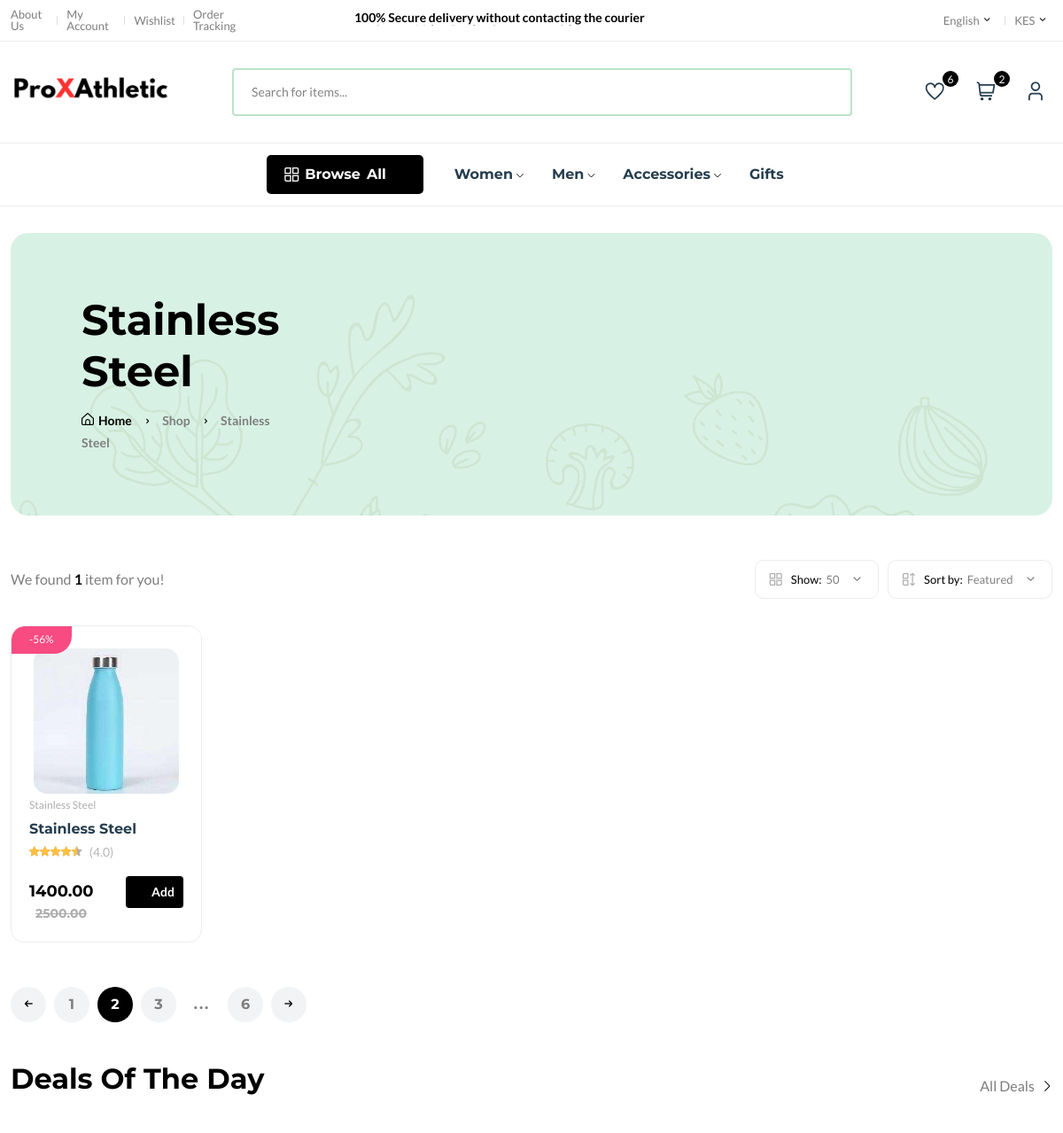
Before: /category/catgb2e22b6a6 (upper part) with the older database file.
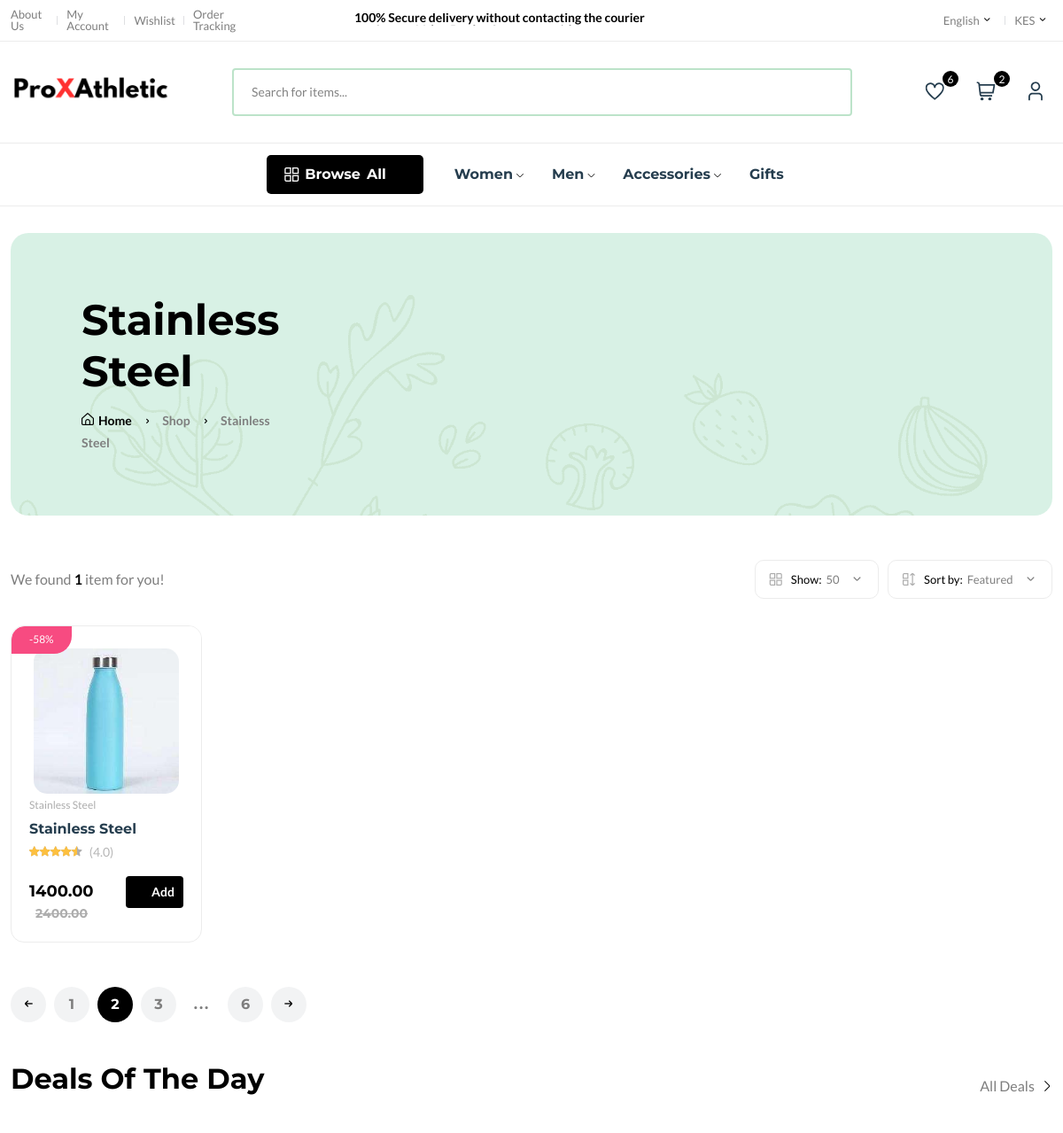
After: the same page with the newer database file.
### prossyApp/models.py (models this page shows, shortened)
class Product(models.Model):
    pid = ShortUUIDField(unique=True, length=10, max_length=20, prefix="prd", alphabet="abcdefg123456")
    title = models.CharField(max_length=100, default="Pink Bottle")
    image = models.ImageField(upload_to="user_direcotry_path", default="product.jpg")
    description = RichTextUploadingField(null=True, blank=True, default="This is the product")
    category = models.ForeignKey(Category, on_delete=models.SET_NULL, null=True, related_name="category")
    user = models.ForeignKey(User, on_delete=models.SET_NULL, null=True)
    price = models.DecimalField(max_digits= 999999999, decimal_places=2, default="1000.00")
    old_price = models.DecimalField(max_digits= 999999999, decimal_places=2, default="1500.00")
    specifications = RichTextUploadingField(null=True, blank=True, default="This is pink, like barbie")
    type = models.CharField(max_length=100, default="Bottle",  null=True, blank=True)
    stock_count = models.CharField(max_length=100, default="10", null=True, blank=True)
    tags = TaggableManager(blank=True)
    product_status = models.CharField(choices=STATUS, max_length=10, default="in_review")
    status = models.BooleanField(default=True)
    in_stock = models.BooleanField(default=True)
    featured = models.BooleanField(default=False)
    digital = models.BooleanField(default=False)
    sku = ShortUUIDField(unique=True, length=4, max_length=10, prefix="sku", alphabet="1234567890")
    date = models.DateTimeField(auto_now_add=True)
    updated = models.DateTimeField(null=True, blank=True)
    class Meta:
        verbose_name_plural = "Products"
    def get_percentage(self):
        new_price = (self.price / self.old_price ) * 100
        return new_price

class Category(models.Model):
    cid = ShortUUIDField(unique=True, length=10, max_length=20, prefix="cat", alphabet="abcdefg123456")
    title = models.CharField(max_length=100, default="Pink")
    image = models.ImageField(upload_to="category", default="category.jpg")
    class Meta:
        verbose_name_plural = "Categories"
    def __str__(self):
        return self.title

### prossyApp/views.py (the view)
# urls.py: path("category/<cid>", category_product_list_view, name="category-product-list"),
def category_product_list_view(request, cid):
    category = Category.objects.get(cid=cid)
    products = Product.objects.filter(product_status="published", category=category)
    context = {
        "category": category,
        "products": products,
    }
    return render (request, "core/category-product-list.html", context)

### prossyApp/context_processor.py (called while the page is built)
def default(request):
    categories = Category.objects.all()
    try:
        address = Address.objects.get(user=request.user)
    except:
        address = None
    return {
        'categories': categories,
        'address':address,
    }

### templates/core/category-product-list.html (shortened to what the changed rows need)
    {% extends 'partials/base.html' %}
    {% load static %}
    {% block content %}
    <main class="main">
        <div class="page-header mt-30 mb-50">
            <div class="container">
                <div class="archive-header">
                    <div class="row align-items-center">
                        <div class="col-xl-3">
                            <h1 class="mb-15">{{category.title}}</h1>
                        </div>
                    </div>
                </div>
            </div>
        </div>
        <div class="container mb-30">
            <div class="row">
                <div class="col-12">
                    <div class="row product-grid">
                        {% for p in products %}
                        <div class="col-lg-1-5 col-md-4 col-12 col-sm-6">
                            <div class="product-cart-wrap mb-30">
                                <div class="product-img-action-wrap">
                                    <div class="product-img product-img-zoom">
                                        <a href="shop-product-right.html">
                                            <img class="default-img" src="{{ p.image.url }}" alt="" />
                                        </a>
                                    </div>
                                    <div class="product-badges product-badges-position product-badges-mrg">
                                        <span class="hot">-{{p.get_percentage|floatformat:0}}%</span>
                                    </div>
                                </div>
                                <div class="product-content-wrap">
                                    <div class="product-category">
                                        <a href="shop-grid-right.html">{{p.category}}</a>
                                    </div>
                                    <h2><a href="shop-product-right.html">{{p.title}}</a></h2>
                                    <div class="product-rate-cover">
                                        <div class="product-rate d-inline-block">
                                            <div class="product-rating" style="width: 90%"></div>
                                        </div>
                                        <span class="font-small ml-5 text-muted"> (4.0)</span>
                                    </div>
                                    <div class="product-card-bottom">
                                        <div class="product-price">
                                            <span>{{p.price}}</span>
                                            <span class="old-price">{{p.old_price}}</span>
                                        </div>
                                        <div class="add-cart">
                                            <a class="add" href="shop-cart.html"><i class="fi-rs-shopping-cart mr-5"></i>Add</a>
                                        </div>
                                    </div>
                                </div>
                            </div>
                        </div>
                        {% endfor %}
                    </div>
                </div>
            </div>
        </div>
    </main>
    {% endblock content %}

Changed rows visible on the page:
changed Product "Stainless Steel": get_percentage "56" → "58"; old_price "2500.00" → "2400.00"
